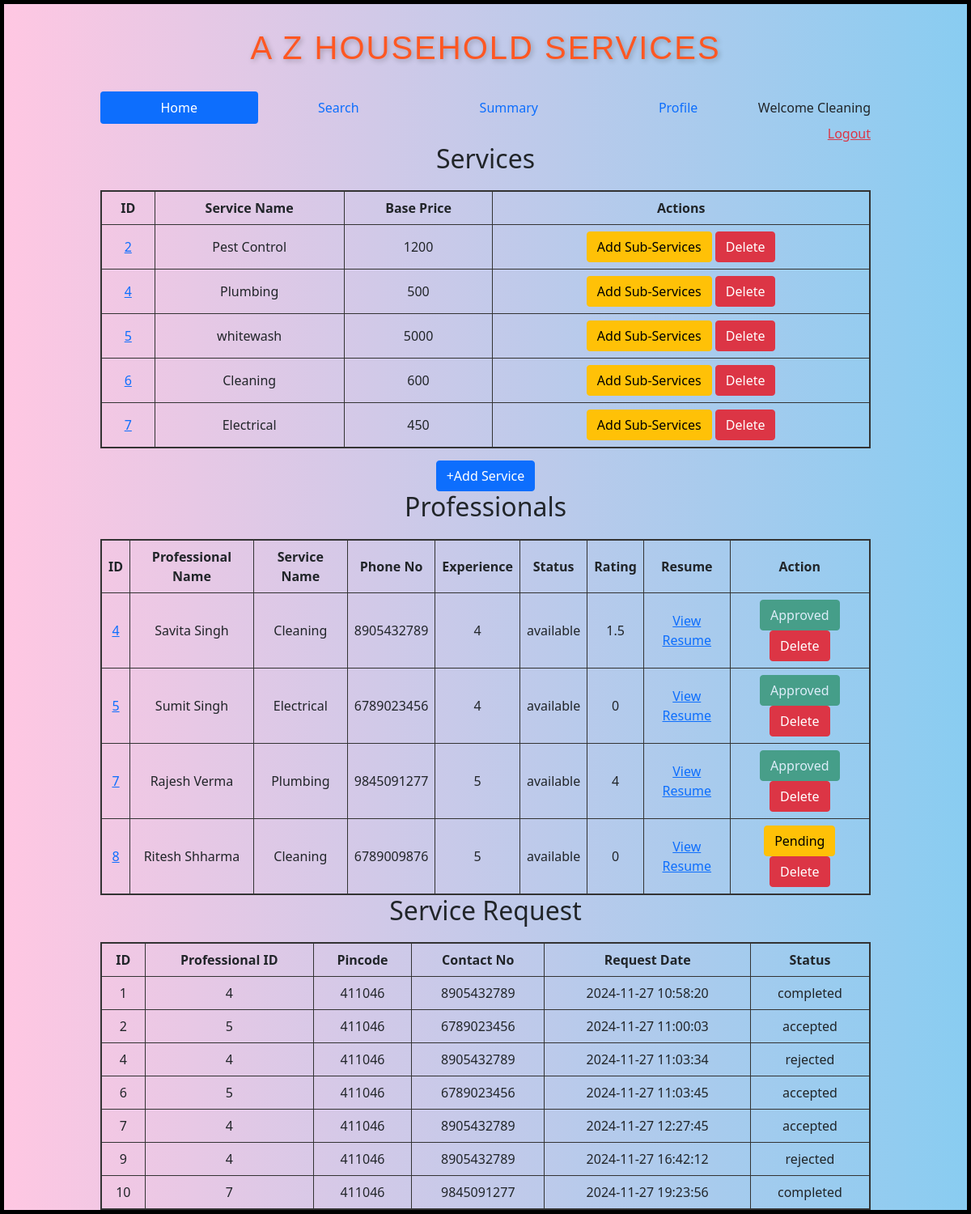
/admin/Cleaning (signed in), run on the app's committed database.
### backend/models.py (models this page shows)
class Service(db.Model):
    __tablename="service"
    id=db.Column(db.Integer,primary_key=True)
    name=db.Column(db.String,unique=True,nullable=False)
    price=db.Column(db.Integer,nullable=False)
    descrip=db.Column(db.String,nullable=False)
    image_path = db.Column(db.String(200), nullable=True)
    service_r=db.relationship("ServiceRequest",cascade="all,delete",backref="service",lazy=True)

class ServiceProf(db.Model):
    __tablename__="service_prof"
    id=db.Column(db.Integer,primary_key=True)
    email=db.Column(db.String,unique=True,nullable=False)
    password=db.Column(db.String,nullable=False)
    full_name=db.Column(db.String,nullable=False)
    phone_no=db.Column(db.String,nullable=False)
    experience=db.Column(db.Integer,default=0)
    service_name=db.Column(db.String,nullable=False)
    address=db.Column(db.String,nullable=False)
    pincode=db.Column(db.Integer,nullable=False)
    resume_path = db.Column(db.String, nullable=True)
    status=db.Column(db.String,default="available")
    approv_status=db.Column(db.String,default="pending")
    rating=db.Column(db.Integer,default=0)
    service_requests=db.relationship("ServiceRequest",cascade="all,delete",backref="service_prof",lazy=True)

class ServiceRequest(db.Model):
    __tablename="service_request"
    id=db.Column(db.Integer,primary_key=True)
    service_id = db.Column(db.Integer, db.ForeignKey("service.id"), nullable=False)
    customer_id = db.Column(db.Integer, db.ForeignKey("user_info.id"), nullable=False)
    proff_id = db.Column(db.Integer, db.ForeignKey("service_prof.id"), nullable=False)
    request_date=db.Column(db.DateTime,nullable=False)
    done_date=db.Column(db.DateTime,nullable=True)
    status=db.Column(db.String,default="requested")
    rating=db.Column(db.Integer,default=0)
    feedback=db.Column(db.String,nullable=True)

### backend/controllers.py (the view)
@app.route("/admin/<name>")
def admin_dashboard(name):
    service=get_services()
    p=get_professionals()
    ser_req=get_service_requests()
    return render_template("admin_dashboard.html",name=name,service=service,prof=p,ser_req=ser_req)

### backend/controllers.py (called while the page is built)
def get_services():
    services=Service.query.all()
    return services

def get_professionals():
    p=ServiceProf.query.all()
    return p

def get_service_requests():
    return ServiceRequest.query.all()

### templates/admin_dashboard.html
{% extends "admin_layout.html" %}
{% block content %}
<h2 style="text-align: center; margin-bottom: 20px;">Services</h2>
    {% if service %}
    <table style="width: 100%; border-collapse: collapse; border: 2px solid #333;">
        <thead>
            <tr>
                <th style="border: 1px solid #333; padding: 8px; text-align: center;">ID</th>
                <th style="border: 1px solid #333; padding: 8px; text-align: center;">Service Name</th>
                <th style="border: 1px solid #333; padding: 8px; text-align: center;">Base Price</th>
                <th style="border: 1px solid #333; padding: 8px; text-align: center;">Actions</th>
            </tr>
        </thead>
        <tbody>
            {% for s in service %}
            <tr>
                <td style="border: 1px solid #333; padding: 8px; text-align: center;"><a href="/edit_service/{{s.id}}/{{name}}">{{ s.id }}</a></td>
                <td style="border: 1px solid #333; padding: 8px; text-align: center;">{{ s.name }}</td>
                <td style="border: 1px solid #333; padding: 8px; text-align: center;">{{ s.price }}</td>
                <td style="border: 1px solid #333; padding: 8px; text-align: center;">
                    <a href="/servicesub/{{s.id}}/{{name}}" type="button" class="btn btn-warning">Add Sub-Services</a>
                    <a href="/delete_service/{{s.id}}/{{name}}" class="btn btn-danger">Delete</a>
                </td>
            </tr>
            {% endfor %}
        </tbody>
    </table>
    {% else %}
    <h3>No services available!!</h3>
    {% endif %}
    <div class="center">
        <a href="/servicess/{{ name }}" type="submit" class="btn btn-primary">+Add Service</a>
    </div>
    <h2 style="text-align: center; margin-bottom: 20px;">Professionals</h2>
    {% if prof %}
    <table style="width: 100%; border-collapse: collapse; border: 2px solid #333;">
        <thead>
            <tr>
                <th style="border: 1px solid #333; padding: 8px; text-align: center;">ID</th>
                <th style="border: 1px solid #333; padding: 8px; text-align: center;">Professional Name</th>
                <th style="border: 1px solid #333; padding: 8px; text-align: center;">Service Name</th>
                <th style="border: 1px solid #333; padding: 8px; text-align: center;">Phone No</th>
                <th style="border: 1px solid #333; padding: 8px; text-align: center;">Experience</th>
                <th style="border: 1px solid #333; padding: 8px; text-align: center;">Status</th>
                <th style="border: 1px solid #333; padding: 8px; text-align: center;">Rating</th>
                <th style="border: 1px solid #333; padding: 8px; text-align: center;">Resume</th>
                <th style="border: 1px solid #333; padding: 8px; text-align: center;">Action</th>
            </tr>
        </thead>
        <tbody>
            {% for p in prof %}
            <tr>
                <td style="border: 1px solid #333; padding: 8px; text-align: center;"><a href="/edit_proffess/{{p.id}}/{{name}}">{{ p.id }}</a></td>
                <td style="border: 1px solid #333; padding: 8px; text-align: center;">{{ p.full_name }}</td>
                <td style="border: 1px solid #333; padding: 8px; text-align: center;">{{ p.service_name }}</td>
                <td style="border: 1px solid #333; padding: 8px; text-align: center;">{{ p.phone_no }}</td>
                <td style="border: 1px solid #333; padding: 8px; text-align: center;">{{ p.experience}}</td>
                <td style="border: 1px solid #333; padding: 8px; text-align: center;">{{ p.status}}</td>
                <td style="border: 1px solid #333; padding: 8px; text-align: center;">{{ p.rating}}</td>
                <td style="border: 1px solid #333; padding: 8px; text-align: center;">
                    {% if p.resume_path %}
                        <a href="{{ url_for('uploaded_resume', filename=p.resume_path.split('/')[-1]) }}" target="_blank">View Resume</a>
                    {% else %}
                        No Resume
                    {% endif %}
                </td>
                <td style="border: 1px solid #333; padding: 8px; text-align: center;">
                    {% if p.approv_status == "pending" %}
                        <a href="/approve_prof/{{p.id}}/{{name}}" type="button" class="btn btn-warning">Pending</a>
                    {% else %}
                        <button type="button" class="btn btn-success" disabled>Approved</button>
                    {% endif %}
                    <a href="/delete_prof/{{p.id}}/{{name}}" class="btn btn-danger">Delete</a>
                </td>
            </tr>
            {% endfor %}
        </tbody>
    </table>
    {% else %}
    <h3>No professionals available!!</h3>
    {% endif %}
    <h2 style="text-align: center; margin-bottom: 20px;">Service Request</h2>
    {% if ser_req %}
    <table style="width: 100%; border-collapse: collapse; border: 2px solid #333;">
        <thead>
            <tr>
                <th style="border: 1px solid #333; padding: 8px; text-align: center;">ID</th>
                <th style="border: 1px solid #333; padding: 8px; text-align: center;">Professional ID</th>
                <th style="border: 1px solid #333; padding: 8px; text-align: center;">Pincode</th>
                <th style="border: 1px solid #333; padding: 8px; text-align: center;">Contact No</th>
                <th style="border: 1px solid #333; padding: 8px; text-align: center;">Request Date</th>
                <th style="border: 1px solid #333; padding: 8px; text-align: center;">Status</th>
            </tr>
        </thead>
        <tbody>
            {% for r in ser_req %}
            <tr>
                <td style="border: 1px solid #333; padding: 8px; text-align: center;">{{ r.id }}</td>
                <td style="border: 1px solid #333; padding: 8px; text-align: center;">{{ r.proff_id }}</td>
                <td style="border: 1px solid #333; padding: 8px; text-align: center;">{{ r.service_prof.pincode }}</td>
                <td style="border: 1px solid #333; padding: 8px; text-align: center;">{{ r.service_prof.phone_no }}</td>
                <td style="border: 1px solid #333; padding: 8px; text-align: center;">{{ r.request_date.strftime('%Y-%m-%d %H:%M:%S') }}</td>
                <td style="border: 1px solid #333; padding: 8px; text-align: center;">{{ r.status }}</td>
            </tr>
            {% endfor %}
        </tbody>
    </table>
    {% else %}
    <h3>No service_request generated!!</h3>
    {% endif %}
{% endblock %}

### static/styles/main.css (style rules this page uses)
* { margin-top: 0px; }
body { background: linear-gradient(to right, hsl(331, 100%, 89%), hsl(201, 79%, 74%)); margin: 0; padding: 0; font-family: 'Poppins', sans-serif; }
.center { margin-top:15px; text-align:center; color: black; }

### data on the page
Service: id "2", name "Pest Control", price "1200"
Service: id "4", name "Plumbing", price "500"
Service: id "5", name "whitewash", price "5000"
Service: id "6", name "Cleaning", price "600"
Service: id "7", name "Electrical", price "450"
ServiceProf: id "4", full_name "Savita Singh", service_name "Cleaning", phone_no "8905432789", experience "4", status "available", rating "1.5", approv_status "Approved"
ServiceProf: id "5", full_name "Sumit Singh", service_name "Electrical", phone_no "6789023456", experience "4", status "available", rating "0", approv_status "Approved"
ServiceProf: id "7", full_name "Rajesh Verma", service_name "Plumbing", phone_no "9845091277", experience "5", status "available", rating "4", approv_status "Approved"
ServiceProf: id "8", full_name "Ritesh Shharma", service_name "Cleaning", phone_no "6789009876", experience "5", status "available", rating "0"
ServiceRequest: id "1", proff_id "4", service_prof.pincode "411046", service_prof.phone_no "8905432789", request_date "2024-11-27 10:58:20", status "completed"
ServiceRequest: id "2", proff_id "5", service_prof.pincode "411046", service_prof.phone_no "6789023456", request_date "2024-11-27 11:00:03", status "accepted"
ServiceRequest: id "4", proff_id "4", service_prof.pincode "411046", service_prof.phone_no "8905432789", request_date "2024-11-27 11:03:34", status "rejected"
ServiceRequest: id "6", proff_id "5", service_prof.pincode "411046", service_prof.phone_no "6789023456", request_date "2024-11-27 11:03:45", status "accepted"
ServiceRequest: id "7", proff_id "4", service_prof.pincode "411046", service_prof.phone_no "8905432789", request_date "2024-11-27 12:27:45", status "accepted"
ServiceRequest: id "9", proff_id "4", service_prof.pincode "411046", service_prof.phone_no "8905432789", request_date "2024-11-27 16:42:12", status "rejected"
ServiceRequest: id "10", proff_id "7", service_prof.pincode "411046", service_prof.phone_no "9845091277", request_date "2024-11-27 19:23:56", status "completed"

### other printed values
{{ name }} "Cleaning"
